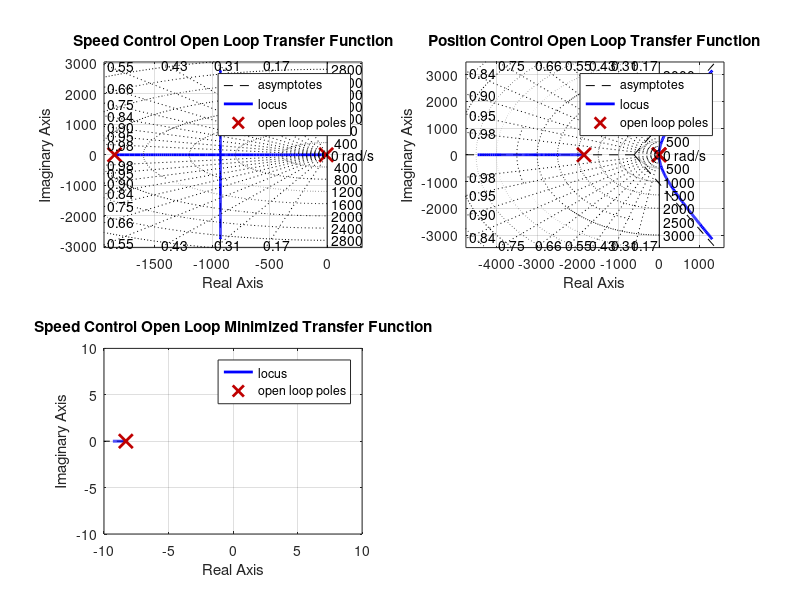

MATLAB code for this plot: (Note: this script raises an error after producing the figure.)
%%  MSE 312 State Space Model For Control System
clear all, close all, clc

%%  System Objectives
%   2% Settling Time (Ts)
%   exp^(-zeta*w_n*Ts) < 0.02
%   Ts = 4/(zeta*w_n) for underdamped
%   5deg Overshoot
%   P.O. > 100*exp^(-zeta*pi/sqrt(1-zeta^2)) underdamped system
%   P.O. = 5/180 x 100% = 2.8% 
%   zeta = 0.751223 [max]
%   cos-1(zeta) = 0.720883 rad
%   w_n = 2.662325302 [min]
%   TF = (w_n)^2/(s^2 + 2*zeta*w_n*s + w_n^2)

%   Simulate P, PI, PD and PID controllers using three different methods:
%   a. Simulink
%   b. MATLAB script using Control systems built-in functions (tf, feedback, etc.)
%   c. MATLAB script custom code (without using built-in functions)

%%  System Variable Definitions

Ra = 4.33;                        %   [Ohms] Armature Resistance
La = 2.34e-3;                     %   [Henry] Armature Inductance
K = 2.18e-2;                      %   [Nm/A]  Motor Constant
J = 1.6e-6 + 2.418269e-3;         %   [kgm^2] Load Inertia
b = 0.02;                         %   [Nms] Viscous Friction Constant

%%  State Variables
i = 0;          %   [A] Armature Current
theta = 0;      %   [rad] Motor Position
theta_dot = 0;  %   [rad/s] Motor Speed

%%  Input Variable 0 - 12V, 0 PWM being 0V, 100 PWM being 12V
V = 0;          %   [V] Voltage from H Bridge

%%  State Space Model
x = [i
     theta
     theta_dot];
 
A = [-Ra/La  -K/La   0
     K/J     -b/J    0
     0        1      0];
 
B = [1/La
     0
     0];
 
C = [0 1 0];
Cspeed = [0 0 1];

D = [];

PosSystem = ss(A,B,C,D);
SpeedSystem = ss(A,B,Cspeed,D);

%%  Transfer Function Initalization
s = tf('s');

%   Position Transfer Function
PosTF = tf(PosSystem);
PosTFNum = K/(La*J*s^2 + (Ra*J+b*La)*s + (K*K+Ra*b));
OLPosPoles = pole(PosTF);

%   Reduced Position Transfer Function
PosTFMin = minreal(PosTF*(s/max(abs(OLPosPoles)) + 1));

%   Speed Transfer Function
SpeedTF = tf(SpeedSystem);
SpeedTFNum = K/(La*J*s^3 + (Ra*J+b*La)*s^2 + (K*K+Ra*b)*s);
OLSpeedPoles = pole(SpeedTF);

%   Reduced Speed Transfer Function
SpeedTFMin = minreal(SpeedTF*(s/max(abs(OLSpeedPoles)) + 1));

%%  Root Locus Plots
%   Root locus of Speed Open Loop
figure(1)
subplot(2,2,1)
rlocus(PosTF)
title('Speed Control Open Loop Transfer Function')
sgrid

%   Root Locus of Position Open Loop
subplot(2,2,2)
rlocus(SpeedTF)
title('Position Control Open Loop Transfer Function')
sgrid

%   Root Locus of Speed Minimized Open Loop
subplot(2,2,3)
rlocus(PosTFMin)
title('Speed Control Open Loop Minimized Transfer Function')
axis([ -10 10 -10 10])
sgrid(0.751223, 0)
sigrid(2)

%   Root Locus of Position Minimized Open Loop
subplot(2,2,4)
rlocus(SpeedTFMin)
title('Position Control Open Loop Minimized Transfer Function')
axis([ -10 10 -10 10])
sgrid(0.751223, 0)
sigrid(2)

%%  PID Simulations
%   Generate Input Signal
[u,t] = gensig('square', 4, 14, 0.0001);
lim = 14;
%   Processing on Input Signal
for i = 1:length(u)
    if i < length(u)/3
        u(i) = u(i)*0.75*pi;
    elseif i < length(u)*2/3
        u(i) = u(i)*pi/2;
    else
        u(i) = u(i)*pi/4;
    end     
end
u(i) = 0;
%%  P Controller

%   Position
PKp = 5000;
%   MATLAB Functions
PPosTF = tf(PKp, 1) * PosTF;
FBPPosTF = feedback(PPosTF, 1);
figure(2)
subplot(2,2,1)
[yPPM, tPPM, xPPM] = lsim(FBPPosTF,u,t);
plot(tPPM, yPPM)
hold on
plot(t, u)
PPMInfo = stepinfo(yPPM, tPPM, pi*0.75);
title(['Position - P Control MATLAB Functions | Settling Time:' num2str(PPMInfo.SettlingTime) ' Overshoot: ' num2str(PPMInfo.Overshoot*1.35) ' [Degs]'])
xlim([0 lim])
%   Numeric
PPosTFNum = PKp * PosTFNum;
FBPPosTFNum = PPosTFNum/(1 + PPosTFNum);
subplot(2,2,2)
[yPPN, tPPN, xPPN] = lsim(FBPPosTFNum,u,t);
plot(tPPN, yPPN)
hold on
plot(t, u)
PPNInfo = stepinfo(yPPN, tPPN, pi*0.75);
title(['Position - P Control Numeric | Settling Time:' num2str(PPNInfo.SettlingTime) ' Overshoot: ' num2str(PPNInfo.Overshoot*1.35) ' [Degs]'])
xlim([0 lim])

%   Speed
SKp = 1000;
%   MATLAB Functions
PSpeedTF = tf(SKp, 1) * SpeedTF;
FBPSpeedTF = feedback(PSpeedTF, 1);
subplot(2,2,3)
[ySPM, tSPM, xSPM] = lsim(FBPSpeedTF,u,t);
plot(tSPM, ySPM)
hold on
plot(t, u)
SPMInfo = stepinfo(ySPM, tSPM, pi*0.75);
title(['Speed - P Control MATLAB Functions | Settling Time:' num2str(SPMInfo.SettlingTime) ' Overshoot: ' num2str(SPMInfo.Overshoot*1.35) ' [Degs]'])
xlim([0 lim])
%   Numeric
PSpeedTFNum = SKp * SpeedTFNum;
FBPSpeedTFNum = PSpeedTFNum/(1 + PSpeedTFNum);
subplot(2,2,4)
[ySPN, tSPN, xSPN] = lsim(FBPSpeedTFNum,u,t);
plot(tSPN, ySPN)
hold on
plot(t, u)
SPNInfo = stepinfo(ySPN, tSPN, pi*0.75);
title(['Speed - P Control Numeric | Settling Time:' num2str(SPNInfo.SettlingTime) ' Overshoot: ' num2str(SPNInfo.Overshoot*1.35) ' [Degs]'])
xlim([0 lim])

%%  PI Controller

%   Position
PKp = 1000;
PKi = 1000;
%   MATLAB Functions
PIPosTF = tf([PKp PKi], [1 0]) * PosTF;
FBPIPosTF = feedback(PIPosTF, 1);
figure(3)
subplot(2,2,1)
[yPPIM, tPPIM, xPPIM] = lsim(FBPIPosTF,u,t);
plot(tPPIM, yPPIM)
hold on
plot(t, u)
PPIMInfo = stepinfo(yPPIM, tPPIM, pi*0.75);
title(['Position - PI Control MATLAB Functions | Settling Time:' num2str(PPIMInfo.SettlingTime) ' Overshoot: ' num2str(PPIMInfo.Overshoot*1.35) ' [Degs]'])
xlim([0 lim])
%   Numeric
PIPosTFNum = (PKp + PKi/s) * PosTFNum;
FBPIPosTFNum = PIPosTFNum/(1 + PIPosTFNum);
subplot(2,2,2)
[yPPIN, tPPIN, xPPIN] = lsim(FBPIPosTFNum,u,t);
plot(tPPIN, yPPIN)
hold on
plot(t, u)
PPINInfo = stepinfo(yPPIN, tPPIN, pi*0.75);
title(['Position - PI Control Numeric | Settling Time:' num2str(PPINInfo.SettlingTime) ' Overshoot: ' num2str(PPINInfo.Overshoot*1.35) ' [Degs]'])
xlim([0 lim])

%   Speed
SKp = 1;
SKi = 1;
%   MATLAB Functions
PISpeedTF = tf([SKp SKi], [1 0]) * SpeedTF;
FBPISpeedTF = feedback(PISpeedTF, 1);
subplot(2,2,3)
[ySPIM, tSPIM, xSPIM] = lsim(FBPISpeedTF,u,t);
plot(tSPIM, ySPIM)
hold on
plot(t, u)
SPIMInfo = stepinfo(ySPIM, tSPIM, pi*0.75);
title(['Speed - PI Control MATLAB Functions | Settling Time:' num2str(SPIMInfo.SettlingTime) ' Overshoot: ' num2str(SPIMInfo.Overshoot*1.35) ' [Degs]'])
xlim([0 lim])
%   Numeric
PISpeedTFNum = (SKp + SKi/s) * SpeedTFNum;
FBPISpeedTFNum = PISpeedTFNum/(1 + PISpeedTFNum);
subplot(2,2,4)
[ySPIN, tSPIN, xSPIN] = lsim(FBPISpeedTFNum,u,t);
plot(tSPIN, ySPIN)
hold on
plot(t, u)
SPINInfo = stepinfo(ySPIN, tSPIN, pi*0.75);
title(['Speed - PI Control Numeric | Settling Time:' num2str(SPINInfo.SettlingTime) ' Overshoot: ' num2str(SPINInfo.Overshoot*1.35) ' [Degs]'])
xlim([0 lim])

%%  PID Controller

%   Position
PKp = 1;
PKi = 1;
PKd = 1;
%   MATLAB Functions
PIDPosTF = tf([PKd PKp PKi], [1 0]) * PosTF;
FBPIDPosTF = feedback(PIDPosTF, 1);
figure(4)
subplot(2,2,1)
[yPPIDM, tPPIDM, xPPIDM] = lsim(FBPIDPosTF,u,t);
plot(tPPIDM, yPPIDM)
hold on
plot(t, u)
PPIDMInfo = stepinfo(yPPIDM, tPPIDM, pi*0.75);
title(['Position - PID Control MATLAB Functions | Settling Time:' num2str(PPIDMInfo.SettlingTime) ' Overshoot: ' num2str(PPIDMInfo.Overshoot*1.35) ' [Degs]'])
xlim([0 lim])
%   Numeric
PIDPosTFNum = (PKp + PKi/s + PKd*s) * PosTFNum;
FBPIDPosTFNum = PIDPosTFNum/(1 + PIDPosTFNum);
subplot(2,2,2)
[yPPIDN, tPPIDN, xPPIDN] = lsim(FBPIDPosTFNum,u,t);
plot(tPPIDN, yPPIDN)
hold on
plot(t, u)
PPIDNInfo = stepinfo(yPPIDN, tPPIDN, pi*0.75);
title(['Position - PID Control Numeric | Settling Time:' num2str(PPIDNInfo.SettlingTime) ' Overshoot: ' num2str(PPIDNInfo.Overshoot*1.35) ' [Degs]'])
xlim([0 lim])

%   Speed
SKp = 1;
SKi = 1;
SKd = 1;
%   MATLAB Functions
PIDSpeedTF = tf([SKd SKp SKi], [1 0]) * SpeedTF;
FBPIDSpeedTF = feedback(PIDSpeedTF, 1);
subplot(2,2,3)
[ySPIDM, tSPIDM, xSPIDM] = lsim(FBPIDSpeedTF,u,t);
plot(tSPIDM, ySPIDM)
hold on
plot(t, u)
SPIDMInfo = stepinfo(ySPIDM, tSPIDM, pi*0.75);
title(['Speed - PID Control MATLAB Functions | Settling Time:' num2str(SPIDMInfo.SettlingTime) ' Overshoot: ' num2str(SPIDMInfo.Overshoot*1.35) ' [Degs]'])
xlim([0 lim])
%   Numeric
PIDSpeedTFNum = (SKp + SKi/s + SKd*s) * SpeedTFNum;
FBPIDSpeedTFNum = PIDSpeedTFNum/(1 + PIDSpeedTFNum);
subplot(2,2,4)
[ySPIDN, tSPIDN, xSPIDN] = lsim(FBPIDSpeedTFNum,u,t);
plot(tSPIDN, ySPIDN)
hold on
plot(t, u)
SPIDNInfo = stepinfo(ySPIDN, tSPIDN, pi*0.75);
title(['Speed - PID Control Numeric | Settling Time:' num2str(SPIDNInfo.SettlingTime) ' Overshoot: ' num2str(SPIDNInfo.Overshoot*1.35) ' [Degs]'])
xlim([0 lim])
